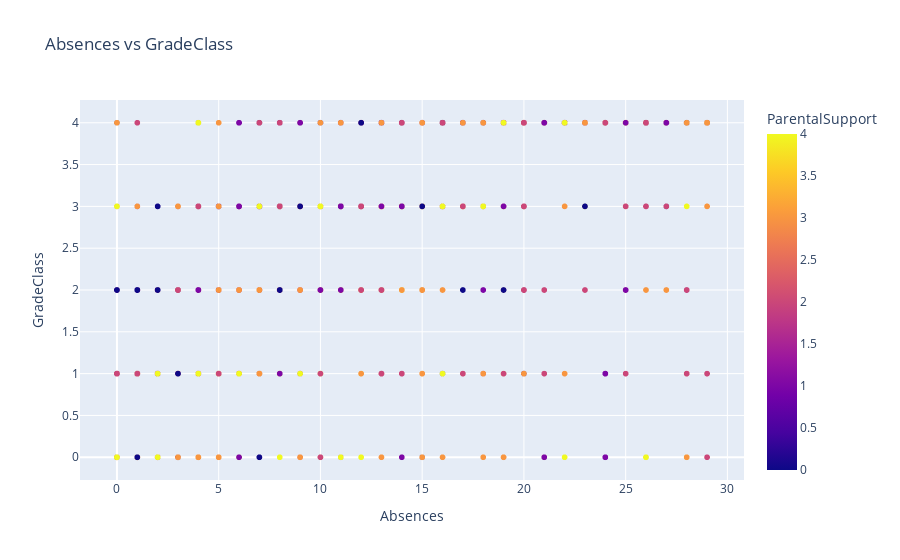

Notebook code cell kept with this figure:
### Markdown cell above
- El gráfico muestra la relación entre las asuencias y el GPA de los estudiantes y el color, es la escala del nivel de apoyo parental que reciben.

- Se puede observar una clara tendencia a la baja de las calificaciones a mayor número de ausencias.

- Aunque se puede apreciar el apoyo parental dentro del gráfico, los colores se distribuyen de manera similar dentr de cada columna, por lo que si bien el apoyo paternal puede ser un elemento importante en general, dentro del dataset no se ve una relación significativa en la relación entre ausencias y GPA.

### Code cell
# Crearemos un scatterplot para ver la relación entre las variables Absences y GradeClass
fig = px.scatter(df, x='Absences', y='GradeClass', 
                 title='Absences vs GradeClass', 
                 labels={'Absences': 'Absences', 'GradeClass': 'GradeClass'},
                 color='ParentalSupport',
                 color_discrete_sequence='palette'
                 )
fig.show()

### Figure 1 — Plotly figure (JSON) as saved in the notebook; plotly's stock layout.template omitted (floating-point values rounded to 4 significant figures; data arrays with more than 128 entries replaced by an {"elided": "..."} marker saying what was removed)
{"data": [{"hovertemplate": "Absences=%{x}<br>GradeClass=%{y}<br>ParentalSupport=%{marker.color}<extra></extra>", "legendgroup": "", "marker": {"color": {"elided": "2392 int values"}, "coloraxis": "coloraxis", "symbol": "circle"}, "mode": "markers", "name": "", "showlegend": false, "type": "scattergl", "x": {"elided": "2392 int values"}, "xaxis": "x", "y": {"elided": "2392 int values"}, "yaxis": "y"}], "layout": {"coloraxis": {"colorbar": {"title": {"text": "ParentalSupport"}}, "colorscale": [[0, "#0d0887"], [0.1111, "#46039f"], [0.2222, "#7201a8"], [0.3333, "#9c179e"], [0.4444, "#bd3786"], [0.5556, "#d8576b"], [0.6667, "#ed7953"], [0.7778, "#fb9f3a"], [0.8889, "#fdca26"], [1, "#f0f921"]]}, "legend": {"tracegroupgap": 0}, "title": {"text": "Absences vs GradeClass"}, "xaxis": {"anchor": "y", "domain": [0, 1], "title": {"text": "Absences"}}, "yaxis": {"anchor": "x", "domain": [0, 1], "title": {"text": "GradeClass"}}}}
